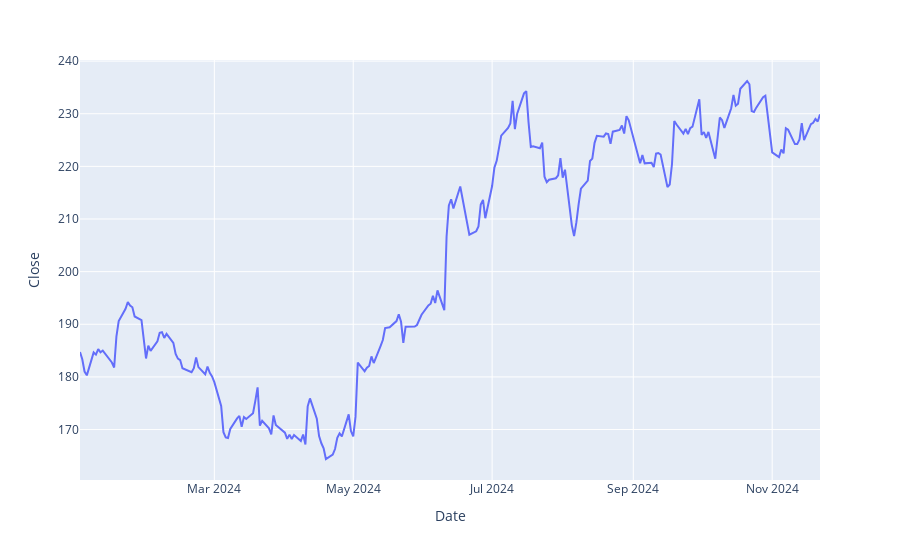

Notebook source saved alongside this figure:
### Code cell
today = datetime.date.today()

# Convertendo para string no formato 'YYYY-MM-DD'
today_str = today.strftime('%Y-%m-%d')

# Baixando os dados de ações
ticker = yf.Ticker('AAPL')  # Substitua por qualquer ticker desejado
df = ticker.history(interval='1d', start='2024-01-01', end=today_str)

# Plotando o gráfico
fig = px.line(df, x=df.index, y='Close')
fig.show()

### Figure 1 — Plotly figure (JSON) as saved in the notebook; plotly's stock layout.template omitted (floating-point values rounded to 4 significant figures; data arrays with more than 128 entries replaced by an {"elided": "..."} marker saying what was removed)
{"data": [{"hovertemplate": "Date=%{x}<br>Close=%{y}<extra></extra>", "legendgroup": "", "line": {"color": "#636efa", "dash": "solid"}, "marker": {"symbol": "circle"}, "mode": "lines", "name": "", "orientation": "v", "showlegend": false, "type": "scatter", "x": {"elided": "227 str values"}, "xaxis": "x", "y": {"elided": "227 float values"}, "yaxis": "y"}], "layout": {"legend": {"tracegroupgap": 0}, "margin": {"t": 60}, "xaxis": {"anchor": "y", "domain": [0, 1], "title": {"text": "Date"}}, "yaxis": {"anchor": "x", "domain": [0, 1], "title": {"text": "Close"}}}}
